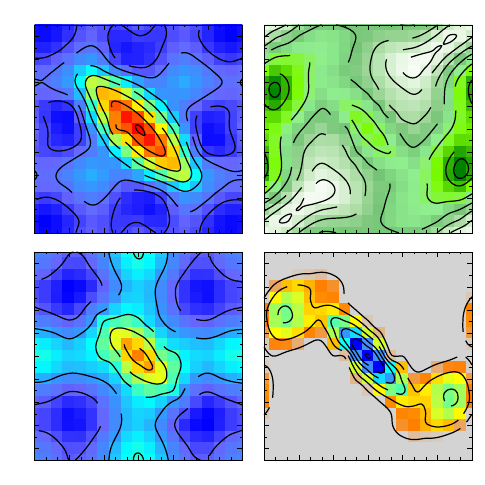

Reproduce this figure in gnuplot.
system 'gnuplot Q0_d_conotour.gp'
system 'gnuplot Q0_VBA_contour.gp'
reset
set terminal cairolatex size 4.85,4.85 
set output 'Q0_maps.tex'

gawk_script = 'cont.awk'

# Multiplot layout setup
set multiplot layout 2,2 margins 0.07,0.98,0.05,0.95 spacing 0.04,0.04

#  Energy PES plot
    filename = 'Q0.dat'
    space_width = 10
    offset = 50
    Eh2meV = 27211.4
    stats filename using 4 name 'Z'

    set dgrid3d 120,120 splines
    set contour base
    set cntrparam levels discrete 50, 100, 200, 300, 400, 500, 565
    unset surface
    set table 'cont_E.dat'
    splot filename using 1:2:(($4 - Z_min)*Eh2meV)
    unset table
    unset dgrid3d

    reset
    set size ratio 1
    set border front
    set tics front
    set xrange [-180:180]
    set yrange [-180:180]
    unset colorbox
    unset key
    set xtics 60 format ""
    set mxtics 3
    set ytics 40
    set mytics 2
    set palette defined (0 '#0000FF', 1 '#6666FF', 2 '#3399FF', 3 '#00FFFF', 4 '#7FFF7F', 5 '#FFFF00', 6 '#FF7F00', 7 '#FF0000')
    set ylabel '{\normalsize $\Psi$}' offset 2,0
    set title 'Conformational Energy (meV)' offset 0,-0.8

    l '<'.sprintf('gawk -f %s cont_E.dat 0 %d %d 1 0', gawk_script, space_width, offset)
    p filename using 1:2:(($4 - Z_min)*Eh2meV) w image, \
    '<'.sprintf('gawk -f %s cont_E.dat 1 %d %d 1 0', gawk_script, space_width, offset) w l lt -1 lw 3.5 lc rgb "black"

#  Dipole Moment Plot
    filename = 'Q0.dat'
    space_width = 30
    offset = 75

    #set dgrid3d 100,100 splines
    #set contour base
    #set cntrparam levels discrete 0.5, 1.0, 1.5, 2, 2.5, 3, 3.15
    #unset surface
    #set table 'cont_D.dat'
    #splot filename using 1:2:8
    #unset table
    #unset dgrid3d

    reset
    set size ratio 1
    set border front
    set tics front
    set xrange [-180:180]
    set yrange [-180:180]
    unset colorbox
    unset key
    set xtics 60 format ""
    set mxtics 3
    set ytics 40 format ""
    set mytics 2
    set palette defined (0 '#F7FCF5', 1 '#E5F5E0', 2 '#C7E9C0', 3 '#A1D99B', 4 '#74C476', 5 '#90ee90', 6 '#7cfc00', 7 '#008000')
    set title '{Dipole Strength (Debye)}' offset 0,-0.8

    l '<'.sprintf('gawk -f %s cont_D.dat 0 %d %d 1 1', gawk_script, space_width, offset)
    p filename using 1:2:8 w ima, '<'.sprintf('gawk -f %s cont_D.dat 1 %d %d 1 1', gawk_script, space_width, offset) w l lt -1 lw 3.5 linecolor rgb "black"

#  VBS Plot
    filename = 'Q0_CC2_comp.dat'
    space_width = 10
    offset = 30

    #set dgrid3d 100,100 splines
    #set contour base
    #set cntrparam levels discrete 1.7, 1.6, 1.5, 1.4, 1.3, 1.2
    #unset surface
    #set table 'cont_VB.dat'
    #splot filename using 2:3:(-$6)
    #unset table
    #unset dgrid3d

    reset
    set size ratio 1
    set border front
    set tics front
    set xrange [-180:180]
    set yrange [-180:180]
    unset colorbox
    unset key
    set xtics 60
    set mxtics 3
    set ytics 40
    set mytics 2
    set xlabel '{\normalsize $\Phi$}'
    set ylabel '{\normalsize $\Psi$}' offset 2,0
    set title '{VBA EA (eV)}' offset 0,-0.8
    set palette defined (1.2 '#FF7F00', 1.3 '#FFFF00', 1.4 '#7FFF7F', 1.5 '#00FFFF', 1.6 '#3399FF', 1.7 '#6666FF', 1.8 '#0000FF')

    l '<'.sprintf('gawk -f %s cont_VB.dat 0 %d %d 1 1', gawk_script, space_width, offset)
    p filename using 2:3:(-$6) w image, \
    '<'.sprintf('gawk -f %s cont_VB.dat 1 %d %d 1 1', gawk_script, space_width, offset) w l lt -1 lw 3.5 lc rgb "black"

# 4 DBS Plot
    filename = 'Q0_CC2_comp.dat'
    space_width = 4
    offset = 8

    set dgrid3d 100,100 splines
    set contour base
    set cntrparam levels discrete 0, 3, 6, 9, 12, 15.3
    unset surface
    set table 'cont_DB.dat'
    splot filename using 2:3:(-$7*1000)
    unset table
    unset dgrid3d

    reset
    set size ratio 1
    set border front
    set tics front
    set xrange [-180:180]
    set yrange [-180:180]
    unset colorbox
    unset key
    set xtics 60
    set mxtics 3
    set ytics 40 format ""
    set mytics 2
    set xlabel '{\normalsize $\Phi$}'
    set title '{DBA EA (meV)}' offset 0,-0.8
    set cbrange [-10:14]
    set palette defined (-10 '#D3D3D3', -5 '#D3D3D3', 0 '#D3D3D3', 2 '#FF7F00', 4 '#FFFF00', 6 '#7FFF7F', 8 '#00FFFF', 10 '#3399FF', 12 '#6666FF', 14 '#0000FF')

    set label 27 "\\textcolor{black}{\\normalsize \\textbf{A}}" at graph 0.38, graph 0.4 centre front
    set label 18 "\\textcolor{black}{\\normalsize \\textbf{B}}" at graph 0.2, graph 0.5 centre front
    set label 19 "\\textcolor{black}{\\normalsize \\textbf{B}}" at graph 0.8, graph 0.5 centre front

    l '<'.sprintf('gawk -f %s cont_DB.dat 0 %d %d 1 0', gawk_script, space_width, offset) 
    
    p filename using 2:3:(-$7*1000) w image, \
    '<'.sprintf('gawk -f %s cont_DB.dat 1 %d %d 1 0', gawk_script, space_width, offset) w l lt -1 lw 3.5 lc rgb "black"

unset multiplot
unset output
